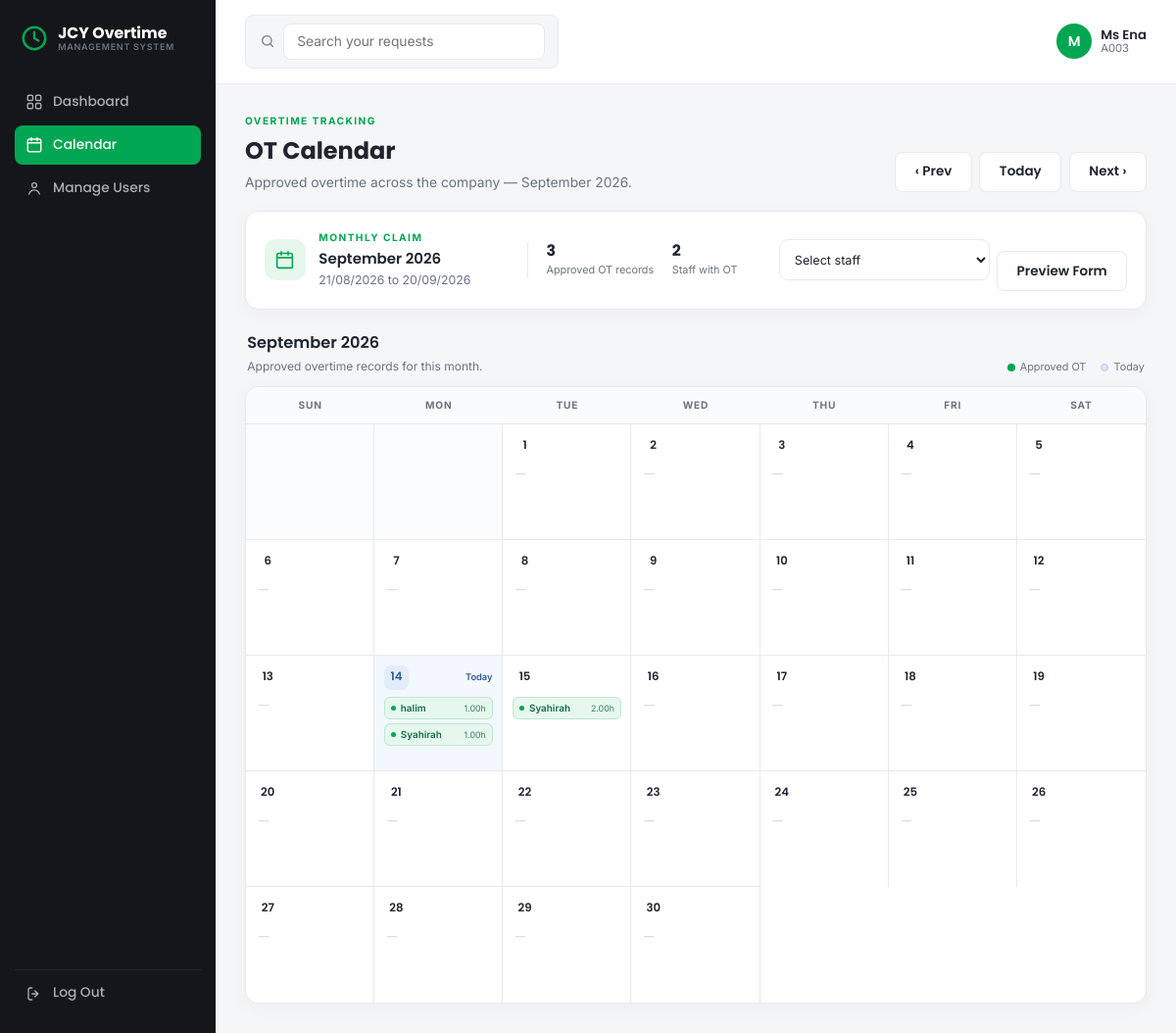
The page /calendar.php (signed in) on the database its author committed.
### tables this page shows
CREATE TABLE `ot_requests` (
  `id` int(10) UNSIGNED NOT NULL,
  `staff_id` int(10) UNSIGNED NOT NULL,
  `ot_date` date NOT NULL,
  `start_time` time NOT NULL,
  `end_time` time NOT NULL,
  `total_hours` decimal(5,2) NOT NULL,
  `reason` text NOT NULL,
  `status` enum('pending_stage1','pending_stage2','approved','rejected','cancelled') NOT NULL DEFAULT 'pending_stage1',
  `created_at` timestamp NOT NULL DEFAULT current_timestamp(),
  `updated_at` timestamp NOT NULL DEFAULT current_timestamp() ON UPDATE current_timestamp()
);

CREATE TABLE `users` (
  `id` int(10) UNSIGNED NOT NULL,
  `staff_no` varchar(20) NOT NULL,
  `name` varchar(100) NOT NULL,
  `department` varchar(100) DEFAULT NULL,
  `email` varchar(150) NOT NULL,
  `password_hash` varchar(255) NOT NULL,
  `role` enum('staff','approver','admin') NOT NULL,
  `approval_stage` tinyint(3) UNSIGNED DEFAULT NULL,
  `category` enum('below_ae','ae_above') DEFAULT NULL,
  `level` enum('operator','leader','engineer') DEFAULT NULL,
  `level_token` varchar(64) DEFAULT NULL,
  `level_set_at` timestamp NULL DEFAULT NULL,
  `is_active` tinyint(1) NOT NULL DEFAULT 1,
  `created_at` timestamp NOT NULL DEFAULT current_timestamp()
);

### includes/functions.php (called while the page is built, shortened)
<?php
function h($str): string
{
    return htmlspecialchars((string)$str, ENT_QUOTES, 'UTF-8');
}
function claim_period(string $yearMonth): array
{
    [$year, $month] = array_map('intval', explode('-', $yearMonth));
    $end = new DateTimeImmutable(sprintf('%04d-%02d-20', $year, $month));
    $start = $end->modify('-1 month')->modify('+1 day');
    return [
        'start' => $start->format('Y-m-d'),
        'end' => $end->format('Y-m-d'),
        'label' => $start->format('d/m/Y') . ' to ' . $end->format('d/m/Y'),
        'month_label' => $end->format('F Y'),
    ];
}

### includes/auth.php (called while the page is built, shortened)
<?php
function current_role(): ?string
{
    return $_SESSION['role'] ?? null;
}

### calendar.php (the view, shortened to what this page needs)
<?php
require_once __DIR__ . '/config/db.php';
require_once __DIR__ . '/includes/auth.php';
require_once __DIR__ . '/includes/functions.php';
$year  = isset($_GET['y']) ? (int)$_GET['y'] : (int)date('Y');
$month = isset($_GET['m']) ? (int)$_GET['m'] : (int)date('n');
$firstOfMonth = mktime(0, 0, 0, $month, 1, $year);
$daysInMonth  = (int)date('t', $firstOfMonth);
$startWeekday = (int)date('w', $firstOfMonth);
$monthStart = date('Y-m-01', $firstOfMonth);
$monthEnd   = date('Y-m-t', $firstOfMonth);
$today      = date('Y-m-d');
$calendarSql =
    'SELECT
        r.ot_date,
        r.total_hours,
        u.name AS staff_name,
        u.staff_no,
        r.id,
        r.staff_id
     FROM ot_requests r
     JOIN users u ON u.id = r.staff_id
     WHERE r.status = "approved"
       AND r.ot_date BETWEEN :start AND :end';
$params = [
    ':start' => $monthStart,
    ':end'   => $monthEnd
];
$calendarSql .= ' ORDER BY r.ot_date ASC, u.name ASC';
$stmt = $pdo->prepare($calendarSql);
$stmt->execute($params);
$rows = $stmt->fetchAll();
$byDay = [];
foreach ($rows as $r) {
    $d = (int)date('j', strtotime($r['ot_date']));
    $byDay[$d][] = $r;
}
$prevMonth = $month - 1;
$prevYear  = $year;
$nextMonth = $month + 1;
$nextYear  = $year;
$claimMonth = sprintf(
    '%04d-%02d',
    $year,
    $month
);
$claimPeriod = claim_period($claimMonth);
$approvedCount = count($rows);
$staffWithOtCount = count(array_unique(array_map(static function ($row) { return (int)$row['staff_id']; }, $rows)));
include __DIR__ . '/includes/header.php';
?>
<div class="page-heading no-print">
    <div class="page-heading-copy">
        <div class="eyebrow">OVERTIME TRACKING</div>
        <h1>OT Calendar</h1>
        <p class="subtitle">
            Approved overtime across the company — <?= h(date('F Y', $firstOfMonth)) ?>.
        </p>
    </div>
    <div class="calendar-nav no-print">
        <a href="calendar.php?y=<?= $prevYear ?>&m=<?= $prevMonth ?>" class="btn-secondary">‹ Prev</a>
        <a href="calendar.php" class="btn-secondary">Today</a>
        <a href="calendar.php?y=<?= $nextYear ?>&m=<?= $nextMonth ?>" class="btn-secondary">Next ›</a>
    </div>
</div>
<section class="claim-period-card no-print">
    <div class="claim-period-main">
        <div class="claim-period-icon" aria-hidden="true">
            <svg viewBox="0 0 24 24" fill="none"><rect x="3" y="4" width="18" height="17" rx="2" stroke="currentColor" stroke-width="1.8"/><path d="M3 9h18M8 2v4M16 2v4" stroke="currentColor" stroke-width="1.8" stroke-linecap="round"/></svg>
        </div>
        <div>
            <div class="eyebrow">MONTHLY CLAIM</div>
            <h2><?= h($claimPeriod['month_label']) ?></h2>
            <p><?= h($claimPeriod['label']) ?></p>
        </div>
    </div>
    <div class="claim-period-stats">
        <div class="claim-stat">
            <strong><?= $approvedCount ?></strong>
            <span>Approved OT record<?= $approvedCount === 1 ? '' : 's' ?></span>
        </div>
        <?php if (current_role() === 'approver' || current_role() === 'admin'): ?>
            <div class="claim-stat">
                <strong><?= $staffWithOtCount ?></strong>
                <span>Staff with OT</span>
            </div>
        <?php endif; ?>
    </div>
    <div class="claim-period-actions">
        <?php if (current_role() === 'staff'): ?>
            <a href="claim_form.php?month=<?= h($claimMonth) ?>" class="btn-secondary">
                Preview Forms
            </a>
            <a href="claim_form.php?month=<?= h($claimMonth) ?>&print=1" class="btn-primary">
                Print Forms
            </a>
        <?php else: ?>
            <form method="get" action="claim_form.php" class="calendar-form-actions">
                <select id="calendar-staff" name="staff_id" required>
                    <option value="">Select staff</option>
                </select>
                <button type="submit" class="btn-secondary">Preview Form</button>
            </form>
        <?php endif; ?>
    </div>
</section>
<section class="calendar-section">
    <div class="calendar-section-header no-print">
        <div>
            <h2><?= h(date('F Y', $firstOfMonth)) ?></h2>
            <p>Approved overtime records for this month.</p>
        </div>
        <div class="calendar-legend">
            <span><i></i> Approved OT</span>
            <span><b></b> Today</span>
        </div>
    </div>
    <div class="calendar-wrap">
        <div class="calendar-weekdays">
            <span>Sun</span>
            <span>Mon</span>
            <span>Tue</span>
            <span>Wed</span>
            <span>Thu</span>
            <span>Fri</span>
            <span>Sat</span>
        </div>
        <div class="calendar-grid">
            <?php for ($i = 0; $i < $startWeekday; $i++): ?>
                <div class="calendar-cell calendar-cell-empty"></div>
            <?php endfor; ?>
            <?php for ($d = 1; $d <= $daysInMonth; $d++): ?>
                <?php
                $dateStr = sprintf('%04d-%02d-%02d', $year, $month, $d);
                $isToday = $dateStr === $today;
                $entries = $byDay[$d] ?? [];
                $shown = array_slice($entries, 0, 3);
                ?>
                <div class="calendar-cell <?= $isToday ? 'calendar-cell-today' : '' ?>">
                    <div class="calendar-day-top">
                        <span class="calendar-day-num"><?= $d ?></span>
                        <?php if ($isToday): ?><span class="today-label">Today</span><?php endif; ?>
                    </div>
                    <?php if ($shown): ?>
                        <div class="calendar-entries">
                            <?php foreach ($shown as $entry): ?>
                                <div class="calendar-entry"
                                     title="<?= h($entry['staff_name']) ?> (<?= h($entry['staff_no']) ?>) — <?= h($entry['total_hours']) ?> hrs">
                                    <span class="calendar-entry-dot"></span>
                                    <span class="calendar-entry-name"><?= h($entry['staff_name']) ?></span>
                                    <span class="calendar-entry-hours"><?= h(number_format((float)$entry['total_hours'], 2)) ?>h</span>
                                </div>
                            <?php endforeach; ?>
                        </div>
                    <?php else: ?>
                        <div class="calendar-empty-day">—</div>
                    <?php endif; ?>
                </div>
            <?php endfor; ?>
        </div>
    </div>
</section>
<?php include __DIR__ . '/includes/footer.php'; ?>

### rows shown on the page
ot_requests: staff.name "halim", total_hours "1.00"
ot_requests: staff.name "Syahirah", total_hours "1.00"
ot_requests: staff.name "Syahirah", total_hours "2.00"

### other values the page prints
substr($_SESSION['name'] ?? '?', 0, 1) "M"
$_SESSION['name'] "Ms Ena"
$_SESSION['staff_no'] "A003"
date('F Y', $firstOfMonth) "September 2026"
$claimPeriod['month_label'] "September 2026"
$claimPeriod['label'] "21/08/2026 to 20/09/2026"
$approvedCount "3"
$staffWithOtCount "2"
